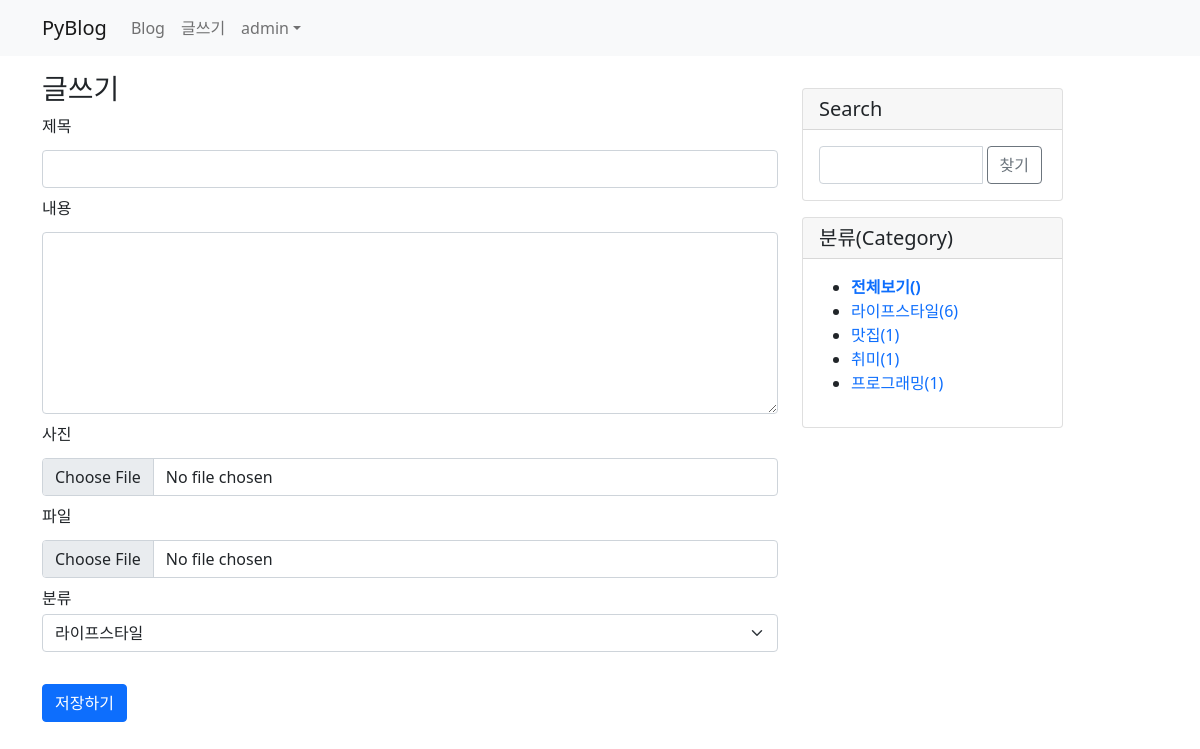
Page /blog/post/create/ (signed in) on the committed database.
### blog/models.py (models this page shows)
class Category(models.Model):
    name = models.CharField(max_length=50, unique=True)
    slug = models.SlugField(max_length=200, unique=True,
                allow_unicode=True)
    def __str__(self):
        return self.name
    def get_absolute_url(self):
        return reverse('blog:category_page', args=[self.slug])
    class Meta:
        ordering = ['name']  # 이름순 정렬
        verbose_name = 'category'
        verbose_name_plural = 'categories'

### blog/views.py (the view)
# urls.py: path('post/create/', views.post_create, name='post_create'),
@login_required(login_url='common:login')
def post_create(request):
    categories = Category.objects.all()  #전테 카테고리 가져옴
    if request.method == "POST":
        form = PostForm(request.POST, request.FILES) #(일반속성, 파일)
        if form.is_valid(): #유효하다면
            post = form.save(commit=False)
            post.pub_date = timezone.now()  # 현재 시간
            post.author = request.user  #로그인한 사람이 글쓴이임
            post.save()
            return redirect('blog:post_list')
    else:
        form = PostForm()  #비어있는 폼
    context = {'form': form, 'categories': categories}
    return render(request, 'blog/post_form.html', context)

### blog/forms.py
class PostForm(forms.ModelForm):
    class Meta:
        model = Post  #Post 객체 생성
        fields = ['title', 'content', 'photo', 'file', 'category']
        labels = {
            'title': '제목',
            'content': '내용',
            'photo': '사진',
            'file': '파일',
            'category': '분류'
        }

### templates/blog/post_form.html (shortened to what this page needs)
{% extends 'base.html' %}
{% block content %}
<h3>글쓰기</h3>
<form action="" method="post"
      enctype="multipart/form-data">
    <div class="form-group my-2">
          <label for="title" class="mb-1">제목</label>
          <input type="text" id="title" name="title"
                 class="form-control my-2"
                 value="{{ form.title.value|default_if_none:'' }}">
    </div>
    <div class="form-group my-2">
          <label for="content" class="mb-1">내용</label>
          <textarea name="content" id="content" rows="7"
                    class="form-control my-2">{{ form.content.value|default_if_none:'' }}</textarea>
    </div>
    <div class="form-group my-2">
          <label for="photo" class="mb-1">사진</label>
          <input type="file" id="photo" name="photo"
                 class="form-control my-2"
                 value="{{ form.photo.value|default_if_none:'' }}">
    </div>
    <div class="form-group my-2">
          <label for="file" class="mb-1">파일</label>
          <input type="file" id="file" name="file"
                 class="form-control my-2"
                 value="{{ form.file.value|default_if_none:'' }}">
    </div>
    <div class="form-group my-2">
          <label for="category" class="mb-1">분류</label>
          <select name="category" id="category" class="form-select">
              {% for category in categories %}
              <option value="{{ category.id }}">{{ category.name }}</option>
              {% endfor %}
          </select>
    </div>
    <button type="submit" class="btn btn-primary mt-4">저장하기</button>
</form>
{% endblock %}

### templates/base.html (shortened to what this page needs)
<!DOCTYPE html>
<html lang="en">
{% load static %}
<head>
    <link rel="stylesheet" href="{% static 'blog/css/bootstrap.css' %}">
    <link rel="stylesheet" href="{% static 'blog/css/style.css' %}">
</head>
<body>
{% include 'navbar.html' %}
<div class="container my-3">
    <div class="row">
        <div class="col-8">
            {% block content %}
            {% endblock %}
        </div>
        <div class="col-4 col-lg-3">
            <div class="card my-3">
                <h5 class="card-header">Search</h5>
                <div class="card-body">
                    <div class="input-group">
                        <input type="text" class="kw form-control"
                                value="{{ kw }}">
                        <div class="input-group-append mx-1">
                            <button type="button" id="btn_search"
                                class="btn btn-outline-secondary">찾기</button>
                        </div>
                    </div>
                </div>
            </div>
            <div class="card my-3">
                <h5 class="card-header">분류(Category)</h5>
                <div class="card-body">
                    <ul>
                        <li>
                            <a href="{% url 'blog:post_list' %}">
                                {% if not current_category %}
                                    <b>전체보기({{ total_post }})</b>
                                {% else %}
                                    전체보기({{ total_post }})
                                {% endif %}
                            </a>
                        </li>
                        {% for category in categories %}
                            {% if current_category.slug == category.slug %}
                            <li style="background: #ff0">
                                <a href="{{ category.get_absolute_url }}">
                                {{ category.name }}({{ category.post_set.count }})
                                </a>
                            </li>
                            {% else %}
                            <li>
                                <a href="{{ category.get_absolute_url }}">
                                {{ category.name }}({{ category.post_set.count }})
                                </a>
                            </li>
                            {% endif %}
                        {% endfor %}
                    </ul>
                </div>
            </div>
        </div>
    </div>
</div>
</body>
</html>

### templates/navbar.html (shortened to what this page needs)
{% load socialaccount %}
<nav class="navbar navbar-expand-lg navbar-light bg-light">
  <div class="container">
    <a class="navbar-brand" href="/">PyBlog</a>
    <div class="collapse navbar-collapse" id="navbarNavDropdown">
      <ul class="navbar-nav">
        <li class="nav-item">
          <a class="nav-link" href="{% url 'blog:post_list' %}">Blog</a>
        </li>
        <li class="nav-item">
          <a class="nav-link" href="{% url 'blog:post_create' %}">글쓰기</a>
        </li>
      </ul>
      <ul class="navbar-nav ml-auto">
        {% if user.is_authenticated %}
          <li class="nav-item dropdown">
            <a class="nav-link dropdown-toggle" href="#" id="navbarDropdownMenuLink"
               data-bs-toggle="dropdown">{{ user.username }}</a>
          </li>
        {% else %}
          <li class="nav-item">
            <a class="nav-link" href="#" data-bs-target="#loginModal"
               data-bs-toggle="modal">로그인</a>
          </li>
        {% endif %}
      </ul>
    </div>
  </div>
</nav>

### static/blog/css/style.css (style rules this page uses)
a { text-decoration: none; }

### rows in the picture
Category: name "라이프스타일", post_set.count "6"
Category: name "맛집", post_set.count "1"
Category: name "취미", post_set.count "1"
Category: name "프로그래밍", post_set.count "1"

### other values in the picture
{{ user.username }} "admin"
form field category "라이프스타일"
